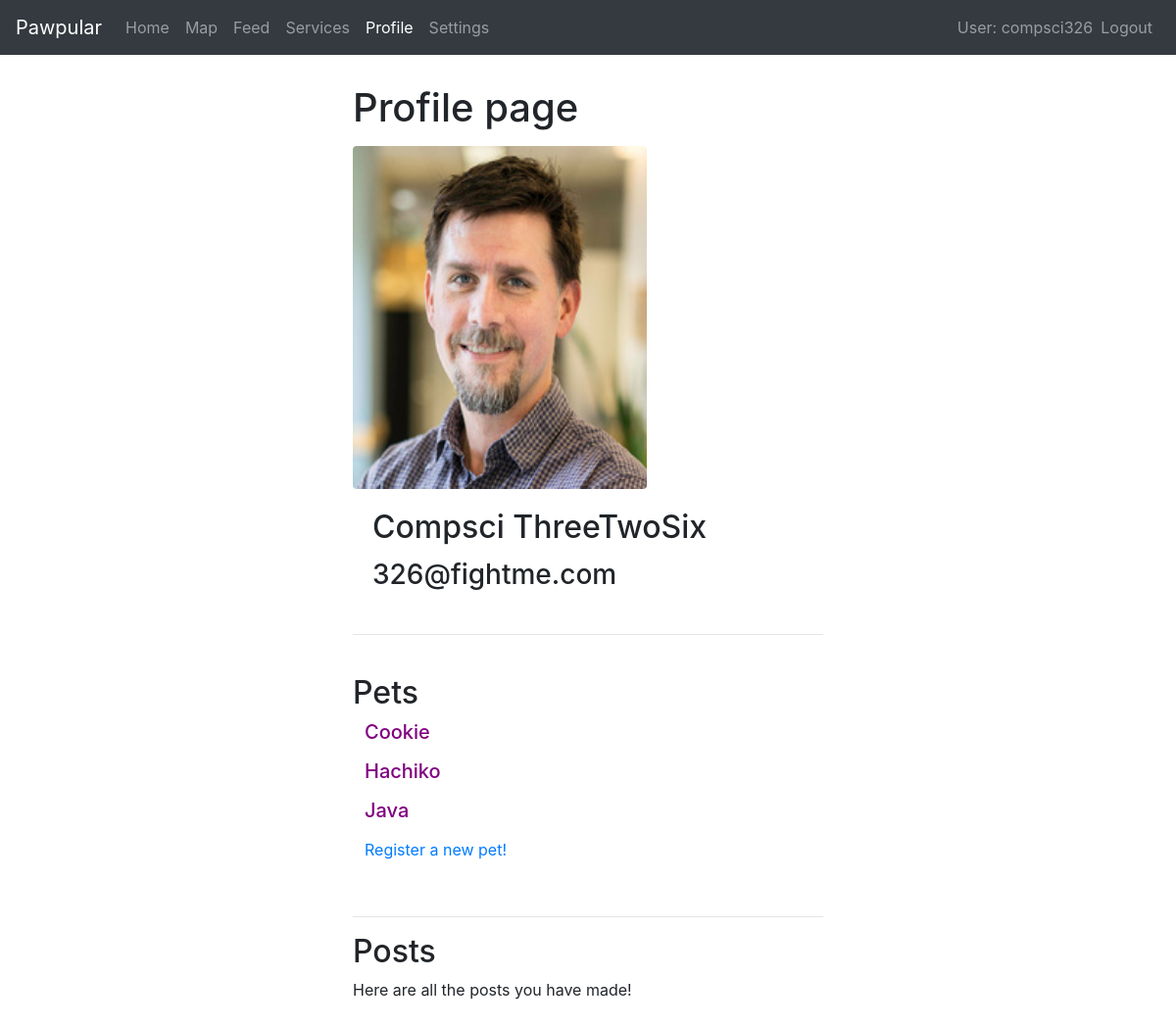
Page /pawpular/profile/75cf73d5-d422-4b25-a3f3-bed1792f88c9 (signed in) on the earlier database version.
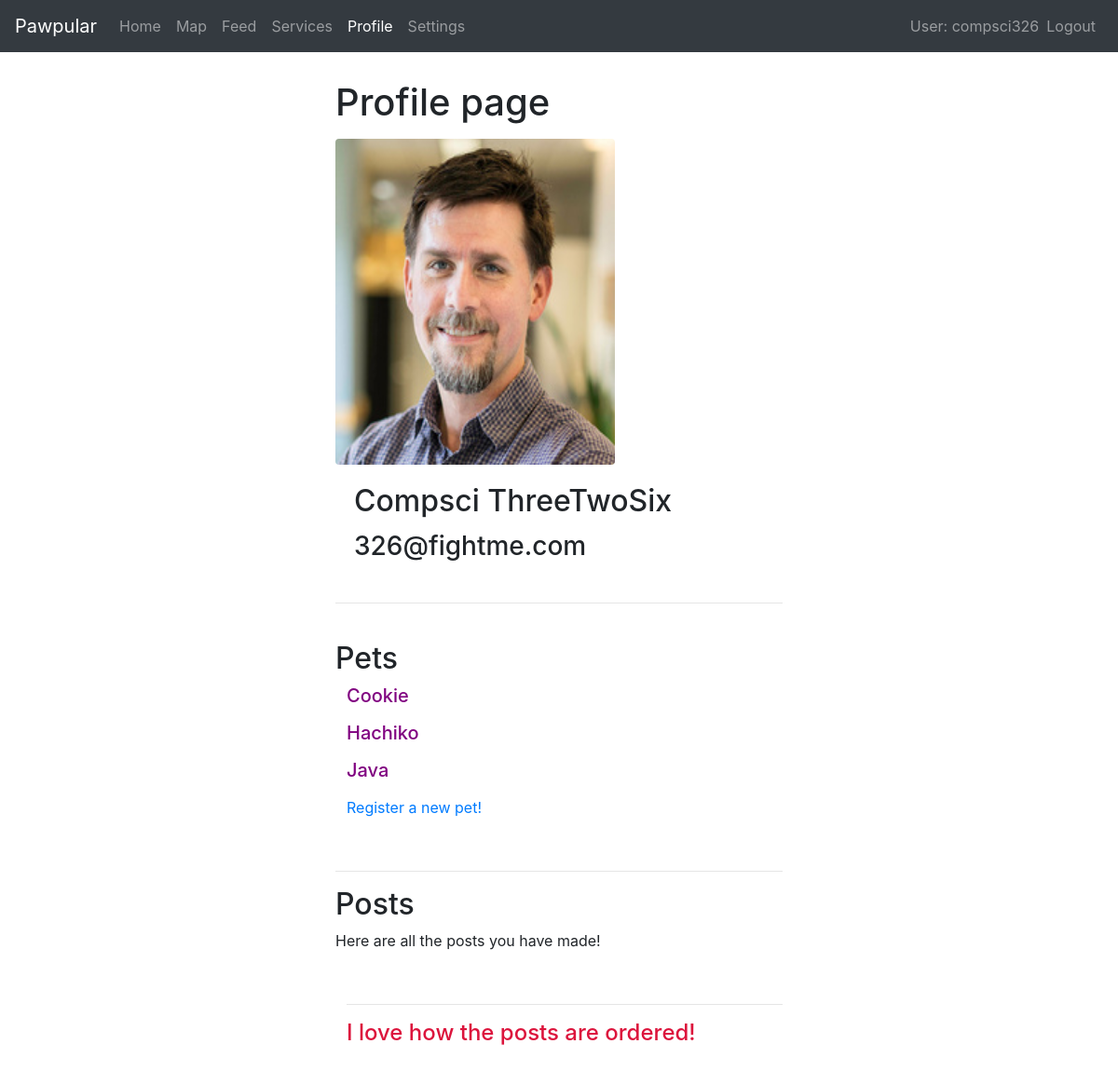
Same page on the later database version.
### pawpular/models.py (models this page shows, shortened)
class Pet(models.Model):
    id = models.UUIDField(primary_key=True, default=uuid.uuid4)
    image = models.ImageField(upload_to='uploads/',blank = True)
    name = models.CharField(max_length=45)
    birthday = models.DateField('Birthday', null=True, blank=True)
    owner = models.ForeignKey('Profile', on_delete=models.CASCADE, blank=False)
    class Meta:
        ordering =["name"]

class Post(models.Model):
    createdBy = models.ForeignKey('Profile', on_delete=models.CASCADE)
    id = models.UUIDField(primary_key=True, default=uuid.uuid4)
    text = models.TextField(max_length=150)
    image = models.ImageField(upload_to='uploads/', blank=True,max_length=100)
    createdOn = models.DateField()
    title = models.CharField(max_length=50, default='')
    class Meta:
        abstract = True
        ordering = ["-createdOn","createdBy"]

class FeedPost(Post):
    post = models.TextField(max_length=1000, default='')

### pawpular/views.py (the view, shortened to what this page needs)
# urls.py: path('profile/<uuid:pk>', views.profile_detail_view.as_view(), name='profile'),
class profile_detail_view(LoginRequiredMixin, generic.DetailView):
    model = Profile

### pawpular/models.py (called while the page is built)
    def get_absolute_url(self):
        return "/pawpular/profile/" + self.uuid.__str__()

### pawpular/templates/pawpular/profile_detail.html (shortened to what this page needs)
{% extends "base_generic.html" %}
    {% block content %}
        <div style="padding-left:30%;padding-right:30%;padding-top:2.5%;padding-bottom:5%;">
            <header style="padding-bottom:1.5%;">
                <h1>Profile page</h1>
            </header>
            <div >
                    <img src="http://127.0.0.1:8000/pawpular/uploads/{{user.profile.image}}" class="rounded" height = "350px" width="300px">
                    <div class="card-body">
                    <h2 class="card-title">{{user.first_name}} {{user.last_name}}</h2>
                    <h3>{{user.email}}</h3>
                    </div>
            </div>
            <hr>
            <br>
            <h2>Pets</h2>
            <div style="padding-left:2.5%">
                {% for pet in user.profile.pets.all %}
                    <h5>
                        <p data-toggle="collapse" data-target="#demo{{pet.id}}" style  = "color:purple;cursor: pointer;">{{pet.name}}</p>
                    </h5>
                {% endfor %}
                <p><a href="{% url 'pet_create' %}">Register a new pet!</a></p>
            </div>
            <br>
            <hr>
            <div >
                <h2>Posts</h2>
                <p>Here are all the posts you have made! </p>
                {% for post in user.profile.feedPosts.all %}
                    <div style="padding-left:2.5%;">
                        <br>
                        <hr>
                        <div>
                            <h4>
                                <p data-toggle="collapse" data-target="#demo{{post.id}}" style  = "color:crimson;cursor: pointer;">{{post.title}}</p>
                            </h4>
                        </div>
                    </div>
                {% endfor %}
            </div>
        </div>
{% endblock %}

Differences in the rows shown:
added FeedPost: title "I love how the posts are ordered!"
